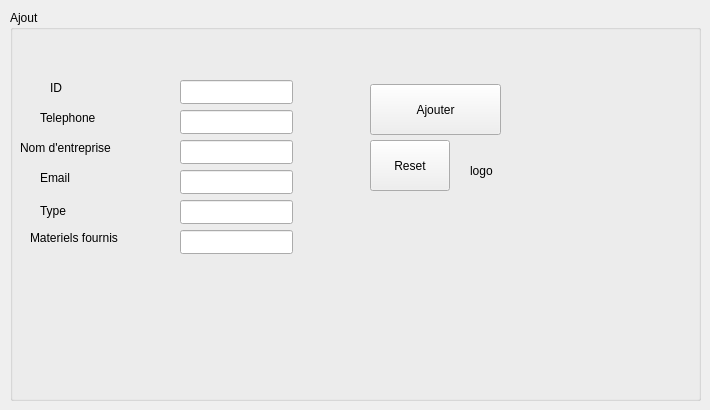
      <widget class="QWidget" name="tab_5">
       <attribute name="title">
        <string>Ajouter sponsors</string>
       </attribute>
       <widget class="QGroupBox" name="groupBox_2">
        <property name="geometry">
         <rect>
          <x>10</x>
          <y>10</y>
          <width>691</width>
          <height>391</height>
         </rect>
        </property>
        <property name="title">
         <string>Ajout</string>
        </property>
        <widget class="QLabel" name="l_idS">
         <property name="geometry">
          <rect>
           <x>40</x>
           <y>70</y>
           <width>56</width>
           <height>16</height>
          </rect>
         </property>
         <property name="text">
          <string>ID</string>
         </property>
        </widget>
        <widget class="QLabel" name="l_tel">
         <property name="geometry">
          <rect>
           <x>30</x>
           <y>100</y>
           <width>101</width>
           <height>16</height>
          </rect>
         </property>
         <property name="text">
          <string>Telephone</string>
         </property>
        </widget>
        <widget class="QLabel" name="l_nom">
         <property name="geometry">
          <rect>
           <x>10</x>
           <y>130</y>
           <width>161</width>
           <height>16</height>
          </rect>
         </property>
         <property name="text">
          <string>Nom d'entreprise</string>
         </property>
        </widget>
        <widget class="QLabel" name="l_email">
         <property name="geometry">
          <rect>
           <x>30</x>
           <y>160</y>
           <width>56</width>
           <height>16</height>
          </rect>
         </property>
         <property name="text">
          <string>Email</string>
         </property>
        </widget>
        <widget class="QLabel" name="l_typeS">
         <property name="geometry">
          <rect>
           <x>30</x>
           <y>190</y>
           <width>56</width>
           <height>21</height>
          </rect>
         </property>
         <property name="text">
          <string>Type</string>
         </property>
        </widget>
        <widget class="QLabel" name="l_mat">
         <property name="geometry">
          <rect>
           <x>20</x>
           <y>220</y>
           <width>141</width>
           <height>16</height>
          </rect>
         </property>
         <property name="text">
          <string>Materiels fournis</string>
         </property>
        </widget>
        <widget class="QLineEdit" name="le_idS">
         <property name="geometry">
          <rect>
           <x>170</x>
           <y>70</y>
           <width>113</width>
           <height>24</height>
          </rect>
         </property>
        </widget>
        <widget class="QLineEdit" name="le_tel">
         <property name="geometry">
          <rect>
           <x>170</x>
           <y>100</y>
           <width>113</width>
           <height>24</height>
          </rect>
         </property>
        </widget>
        <widget class="QLineEdit" name="le_nom">
         <property name="geometry">
          <rect>
           <x>170</x>
           <y>130</y>
           <width>113</width>
           <height>24</height>
          </rect>
         </property>
        </widget>
        <widget class="QLineEdit" name="le_email">
         <property name="geometry">
          <rect>
           <x>170</x>
           <y>160</y>
           <width>113</width>
           <height>24</height>
          </rect>
         </property>
        </widget>
        <widget class="QLineEdit" name="le_typeS">
         <property name="geometry">
          <rect>
           <x>170</x>
           <y>190</y>
           <width>113</width>
           <height>24</height>
          </rect>
         </property>
        </widget>
        <widget class="QLineEdit" name="le_mat">
         <property name="geometry">
          <rect>
           <x>170</x>
           <y>220</y>
           <width>113</width>
           <height>24</height>
          </rect>
         </property>
        </widget>
        <widget class="QPushButton" name="pb_resetS">
         <property name="geometry">
          <rect>
           <x>360</x>
           <y>130</y>
           <width>80</width>
           <height>51</height>
          </rect>
         </property>
         <property name="cursor">
          <cursorShape>PointingHandCursor</cursorShape>
         </property>
         <property name="text">
          <string>Reset</string>
         </property>
        </widget>
        <widget class="QPushButton" name="pb_ajouterS">
         <property name="geometry">
          <rect>
           <x>360</x>
           <y>74</y>
           <width>131</width>
           <height>51</height>
          </rect>
         </property>
         <property name="cursor">
          <cursorShape>PointingHandCursor</cursorShape>
         </property>
         <property name="text">
          <string>Ajouter</string>
         </property>
        </widget>
        <widget class="QLabel" name="timerS">
         <property name="geometry">
          <rect>
           <x>565</x>
           <y>345</y>
           <width>111</width>
           <height>41</height>
          </rect>
         </property>
         <property name="font">
          <font>
           <family>Corbel</family>
           <pointsize>12</pointsize>
           <weight>50</weight>
           <italic>false</italic>
           <bold>false</bold>
          </font>
         </property>
         <property name="text">
          <string/>
         </property>
        </widget>
        <widget class="QLabel" name="logo_2">
         <property name="geometry">
          <rect>
           <x>460</x>
           <y>60</y>
           <width>211</width>
           <height>201</height>
          </rect>
         </property>
         <property name="text">
          <string>logo</string>
         </property>
        </widget>
       </widget>
      </widget>
